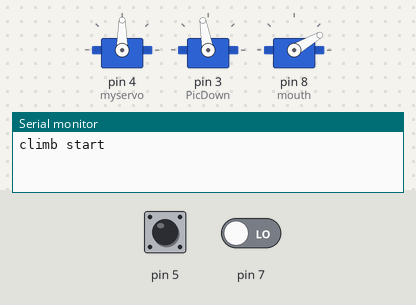
A sketch run on a simulated Arduino Uno, built with avr-gcc and run on an emulated ATmega328P. Shown: 3 × servo, the last lines printed to the serial monitor. The test bench sets the inputs (shaded band); at power-on: pin 7 LOW, pin 5 HIGH.

Above: at 1.2 s.
1.3 s: pin 7 driven HIGH
At 1.45 s:
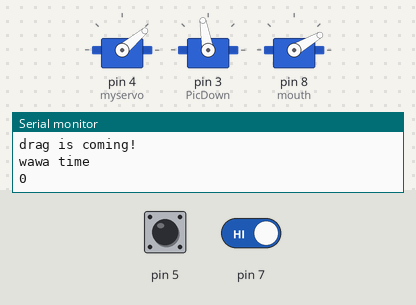
At 2.15 s:
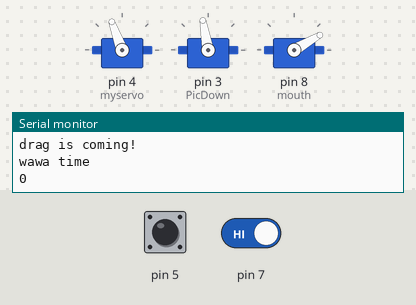
4.3 s: pin 5 pulled LOW for 0.15 s
At 6.0 s:
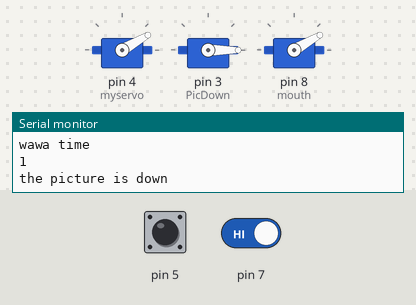
Timing chart, 0 to 16.4 s (numbered marks = the images above; inputs shaded):
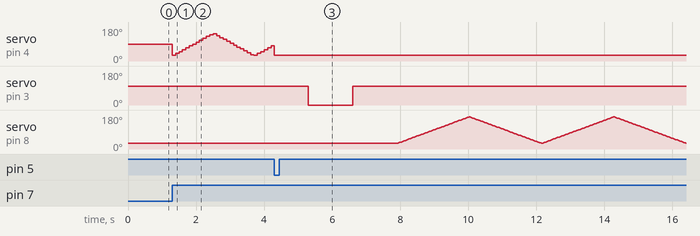

The sketch:

Wa_Wa_climb.ino
```cpp
#include <Servo.h>

Servo myservo;  // create servo object to control a servo
// twelve servo objects can be created on most boards
Servo PicDown;
Servo mouth;

unsigned long starttime;
    unsigned long stoptime;
    unsigned long looptime;
unsigned long AA;
unsigned long BB;
unsigned long CC;
int pos = 0;
int val = 0;
void setup() {
  Serial.begin(9600);
  Serial.println("climb start");
  myservo.attach(4);  // attaches the servo on pin 9 to the servo object
  PicDown.attach(3);
  mouth.attach(8);
  pinMode(7, INPUT);
  pinMode(5, INPUT_PULLUP);
  PicDown.write(100);
  mouth.write(30);
  AA=millis();
}

void loop() {
  BB=millis();
  CC=BB-AA;
  int Black = digitalRead(7);
  if (Black == HIGH || CC>350000) {
    digitalWrite(13, HIGH);
    Serial.println("drag is coming!");
    starttime=millis();
    ween(144, 30);
    delay(4000);
    digitalWrite(13, LOW);
  }
}

void ween(int a1, int a2) {
  int Pong = digitalRead(5);
  int t;
  while (Pong == 1) {
    Serial.println("wawa time");
    Serial.println(t);
    t++;
    next();
    if (a1 > a2) {
      for (pos = a2; pos <= a1; pos += 10) { // goes from 0 degrees to 180 degrees
        next();
        myservo.write(pos);              // tell servo to go to position in variable 'pos'
        delay(100);                       // waits 15ms for the servo to reach the position
      };
      for (pos = a1; pos >= a2; pos -= 10) { // goes from 180 degrees to 0 degrees
        next();
        myservo.write(pos);              // tell servo to go to position in variable 'pos'
        delay(100);                       // waits 15ms for the servo to reach the position
      };
    };
  };

}

int IsPulldown(){
  if (digitalRead(5) == 1) return 0;
  else return 0;
}


void next(){
  stoptime=millis();
  //Serial.println("get digitalRead(5)");
  //Serial.println(digitalRead(5));
  looptime = stoptime - starttime;
  if (digitalRead(5) == 0 || looptime>140000){


myservo.write(30);
delay(1000);

  HuaDown();
  MouthOpen();
  while(1);
  };

}

void HuaDown(){
  Serial.println("the picture is down");
  PicDown.write(0);
  delay(1300);
  PicDown.write(100);
  delay(1300);
}

void MouthOpen(){
  Serial.println("the mouth is going to open");
  for(int i=0; i<3; i++){
    for (pos = 30; pos <= 170; pos += 1) { // goes from 0 degrees to 180 degrees
    // in steps of 1 degree
    mouth.write(pos);              // tell servo to go to position in variable 'pos'
    delay(15);                       // waits 15ms for the servo to reach the position
  }
  for (pos = 170; pos >= 30; pos -= 1) { // goes from 180 degrees to 0 degrees
    mouth.write(pos);              // tell servo to go to position in variable 'pos'
    delay(15);                       // waits 15ms for the servo to reach the position
  }
  }
}
```

Measured:
- after the input at 1.3 s, servo on pin 4 (myservo): 90° → 30° at once, → 40° 0.10 s later, → 50° 0.10 s later, → 60° 0.10 s later, … (30 changes in this stretch)
